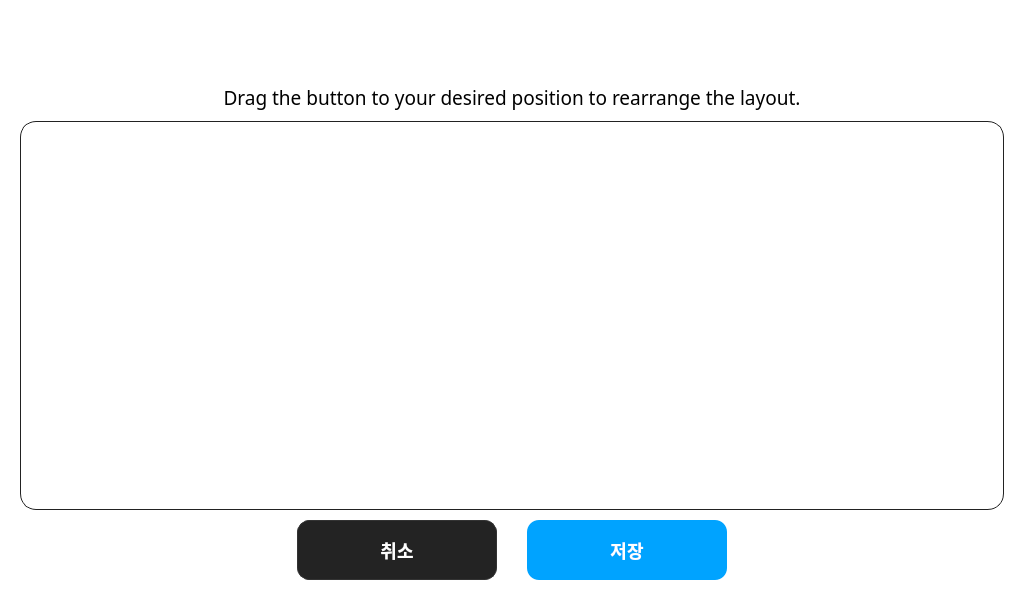
<?xml version="1.0" encoding="UTF-8"?>
<ui version="4.0">
 <class>ChangeLayoutView</class>
 <widget class="QWidget" name="ChangeLayoutView">
  <property name="geometry">
   <rect>
    <x>0</x>
    <y>0</y>
    <width>1024</width>
    <height>600</height>
   </rect>
  </property>
  <property name="windowTitle">
   <string>목적지 레이아웃 변경</string>
  </property>
  <property name="styleSheet">
   <string notr="true">background-color: white;</string>
  </property>
  <layout class="QVBoxLayout" name="verticalLayout">
   <property name="spacing">
    <number>10</number>
   </property>
   <property name="leftMargin">
    <number>20</number>
   </property>
   <property name="topMargin">
    <number>20</number>
   </property>
   <property name="rightMargin">
    <number>20</number>
   </property>
   <property name="bottomMargin">
    <number>20</number>
   </property>
   <item>
    <widget class="QLabel" name="title_label">
     <property name="font">
      <font>
       <family>Noto Sans KR Black</family>
       <pointsize>28</pointsize>
       <weight>75</weight>
       <bold>true</bold>
      </font>
     </property>
     <property name="styleSheet">
      <string notr="true">color: #FFFFFF; background: transparent;</string>
     </property>
     <property name="text">
      <string>목적지 레이아웃 변경</string>
     </property>
     <property name="alignment">
      <set>Qt::AlignCenter</set>
     </property>
    </widget>
   </item>
   <item>
    <widget class="QLabel" name="description_label">
     <property name="font">
      <font>
       <family>Noto Sans KR Black</family>
       <pointsize>14</pointsize>
      </font>
     </property>
     <property name="styleSheet">
      <string notr="true">color: black ; background: transparent;</string>
     </property>
     <property name="text">
      <string>Drag the button to your desired position to rearrange the layout.</string>
     </property>
     <property name="alignment">
      <set>Qt::AlignCenter</set>
     </property>
    </widget>
   </item>
   <item>
    <widget class="QWidget" name="grid_container" native="true">
     <property name="sizePolicy">
      <sizepolicy hsizetype="Preferred" vsizetype="Expanding">
       <horstretch>0</horstretch>
       <verstretch>0</verstretch>
      </sizepolicy>
     </property>
     <property name="styleSheet">
      <string notr="true">background-color: white; border-radius: 16px; border: 1px solid #222; </string>
     </property>
     <layout class="QGridLayout" name="grid_layout">
      <property name="leftMargin">
       <number>0</number>
      </property>
      <property name="topMargin">
       <number>0</number>
      </property>
      <property name="rightMargin">
       <number>0</number>
      </property>
      <property name="bottomMargin">
       <number>0</number>
      </property>
      <property name="spacing">
       <number>10</number>
      </property>
     </layout>
    </widget>
   </item>
   <item>
    <layout class="QHBoxLayout" name="button_layout">
     <item>
      <spacer name="horizontalSpacer">
       <property name="orientation">
        <enum>Qt::Horizontal</enum>
       </property>
       <property name="sizeHint" stdset="0">
        <size>
         <width>40</width>
         <height>20</height>
        </size>
       </property>
      </spacer>
     </item>
     <item>
      <widget class="QPushButton" name="cancel_button">
       <property name="minimumSize">
        <size>
         <width>200</width>
         <height>60</height>
        </size>
       </property>
       <property name="font">
        <font>
         <family>Noto Sans KR Black</family>
         <pointsize>-1</pointsize>
         <weight>75</weight>
         <bold>true</bold>
        </font>
       </property>
       <property name="styleSheet">
        <string notr="true">QPushButton {
    background-color: #232323;
    color: #FFFFFF;
    border-radius: 12px;
    font-family: 'Noto Sans KR Black';
    font-size: 18px;
    font-weight: 600;
    border: 1px solid #333333;
}
QPushButton:hover {
    background-color: #333333;
    border: 1px solid #555555;
}
QPushButton:pressed {
    background-color: #191919;
}</string>
       </property>
       <property name="text">
        <string>취소</string>
       </property>
      </widget>
     </item>
     <item>
      <spacer name="horizontalSpacer_2">
       <property name="orientation">
        <enum>Qt::Horizontal</enum>
       </property>
       <property name="sizeType">
        <enum>QSizePolicy::Fixed</enum>
       </property>
       <property name="sizeHint" stdset="0">
        <size>
         <width>20</width>
         <height>20</height>
        </size>
       </property>
      </spacer>
     </item>
     <item>
      <widget class="QPushButton" name="save_button">
       <property name="minimumSize">
        <size>
         <width>200</width>
         <height>60</height>
        </size>
       </property>
       <property name="font">
        <font>
         <family>Noto Sans KR Black</family>
         <pointsize>-1</pointsize>
         <weight>75</weight>
         <bold>true</bold>
        </font>
       </property>
       <property name="styleSheet">
        <string notr="true">QPushButton {
    background-color: #00A3FF;
    color: #FFFFFF;
    border-radius: 12px;
    font-family: 'Noto Sans KR Black';
    font-size: 18px;
    font-weight: 600;
    border: none;
}
QPushButton:hover {
    background-color: #33B5FF;
}
QPushButton:pressed {
    background-color: #0080DD;
}</string>
       </property>
       <property name="text">
        <string>저장</string>
       </property>
      </widget>
     </item>
     <item>
      <spacer name="horizontalSpacer_3">
       <property name="orientation">
        <enum>Qt::Horizontal</enum>
       </property>
       <property name="sizeHint" stdset="0">
        <size>
         <width>40</width>
         <height>20</height>
        </size>
       </property>
      </spacer>
     </item>
    </layout>
   </item>
  </layout>
 </widget>
 <resources/>
 <connections/>
</ui>
